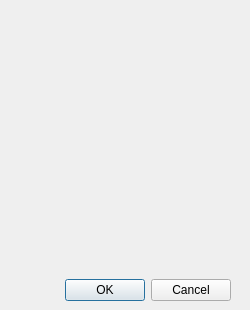
<?xml version="1.0" encoding="UTF-8"?>
<ui version="4.0">
 <class>CustomSettingsDialog</class>
 <widget class="QDialog" name="CustomSettingsDialog">
  <property name="geometry">
   <rect>
    <x>0</x>
    <y>0</y>
    <width>250</width>
    <height>310</height>
   </rect>
  </property>
  <property name="windowTitle">
   <string>Dialog</string>
  </property>
  <widget class="QDialogButtonBox" name="buttonBox">
   <property name="geometry">
    <rect>
     <x>10</x>
     <y>270</y>
     <width>221</width>
     <height>41</height>
    </rect>
   </property>
   <property name="orientation">
    <enum>Qt::Horizontal</enum>
   </property>
   <property name="standardButtons">
    <set>QDialogButtonBox::Cancel|QDialogButtonBox::Ok</set>
   </property>
  </widget>
 </widget>
 <resources/>
 <connections>
  <connection>
   <sender>buttonBox</sender>
   <signal>accepted()</signal>
   <receiver>CustomSettingsDialog</receiver>
   <slot>accept()</slot>
   <hints>
    <hint type="sourcelabel">
     <x>248</x>
     <y>254</y>
    </hint>
    <hint type="destinationlabel">
     <x>157</x>
     <y>274</y>
    </hint>
   </hints>
  </connection>
  <connection>
   <sender>buttonBox</sender>
   <signal>rejected()</signal>
   <receiver>CustomSettingsDialog</receiver>
   <slot>reject()</slot>
   <hints>
    <hint type="sourcelabel">
     <x>316</x>
     <y>260</y>
    </hint>
    <hint type="destinationlabel">
     <x>286</x>
     <y>274</y>
    </hint>
   </hints>
  </connection>
 </connections>
</ui>
